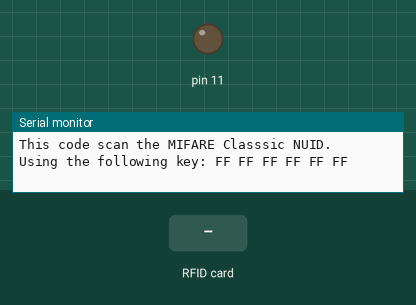
Bench run of a sketch on a simulated Arduino Mega 2560, built with avr-gcc and run on an emulated ATmega2560. On the bench: output pins drawn as LEDs (lit = HIGH), the last lines printed to the serial monitor. The test bench sets the inputs (shaded band). Pins used as bus, display or sensor lines are not drawn.

Above: at 1.2 s.
1.3 s: RFID card 5E 7A 19 C4 held to the reader
At 2.4 s:
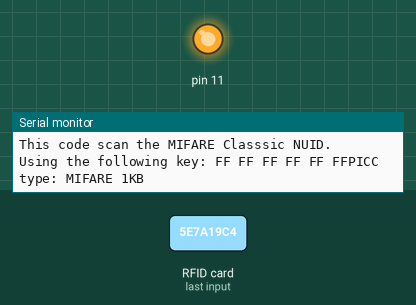
Timing chart, 0 to 4.3 s (numbered marks = the images above; inputs shaded):
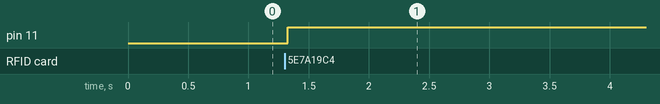

Measured:
- after the input at 1.3 s, pin 11: LOW → HIGH at once

The sketch:

ReadNUID.ino
```cpp
#include <SPI.h>
#include <MFRC522.h>

#define SS_PIN 53
#define RST_PIN 5

MFRC522 rfid(SS_PIN, RST_PIN); // Instance of the class

MFRC522::MIFARE_Key key;

// Init array that will store new NUID
byte nuidPICC[4];
bool found = false;

void setup() {
  Serial.begin(9600);
  SPI.begin(); // Init SPI bus
  rfid.PCD_Init(); // Init MFRC522

  for (byte i = 0; i < 6; i++) {
    key.keyByte[i] = 0xFF;
  }

  Serial.println(F("This code scan the MIFARE Classsic NUID."));
  Serial.print(F("Using the following key:"));
  printHex(key.keyByte, MFRC522::MF_KEY_SIZE);

  pinMode(11, OUTPUT);
  digitalWrite(11, LOW);
}

void loop() {

  // Reset the loop if no new card present on the sensor/reader. This saves the entire process when idle.
  if ( ! rfid.PICC_IsNewCardPresent())
    return;

  // Verify if the NUID has been readed
  if ( ! rfid.PICC_ReadCardSerial())
    return;

  Serial.print(F("PICC type: "));
  MFRC522::PICC_Type piccType = rfid.PICC_GetType(rfid.uid.sak);
  Serial.println(rfid.PICC_GetTypeName(piccType));

  // Check is the PICC of Classic MIFARE type
  if (piccType != MFRC522::PICC_TYPE_MIFARE_MINI &&
    piccType != MFRC522::PICC_TYPE_MIFARE_1K &&
    piccType != MFRC522::PICC_TYPE_MIFARE_4K) {
    Serial.println(F("Your tag is not of type MIFARE Classic."));
    return;
  }

  if (rfid.uid.uidByte[0] != nuidPICC[0] ||
    rfid.uid.uidByte[1] != nuidPICC[1] ||
    rfid.uid.uidByte[2] != nuidPICC[2] ||
    rfid.uid.uidByte[3] != nuidPICC[3] ) {

    if (!found)
    {
          // Store NUID into nuidPICC array
        for (byte i = 0; i < 4; i++) {
          nuidPICC[i] = rfid.uid.uidByte[i];
        }
        found = true;
    }

    digitalWrite(11, HIGH);
  }
  else{
    digitalWrite(11, LOW);
  }

  // Halt PICC
  rfid.PICC_HaltA();

  // Stop encryption on PCD
  rfid.PCD_StopCrypto1();
}


/**
 * Helper routine to dump a byte array as hex values to Serial.
 */
void printHex(byte *buffer, byte bufferSize) {
  for (byte i = 0; i < bufferSize; i++) {
    Serial.print(buffer[i] < 0x10 ? " 0" : " ");
    Serial.print(buffer[i], HEX);
  }
}

/**
 * Helper routine to dump a byte array as dec values to Serial.
 */
void printDec(byte *buffer, byte bufferSize) {
  for (byte i = 0; i < bufferSize; i++) {
    Serial.print(buffer[i] < 0x10 ? " 0" : " ");
    Serial.print(buffer[i], DEC);
  }
}
```
